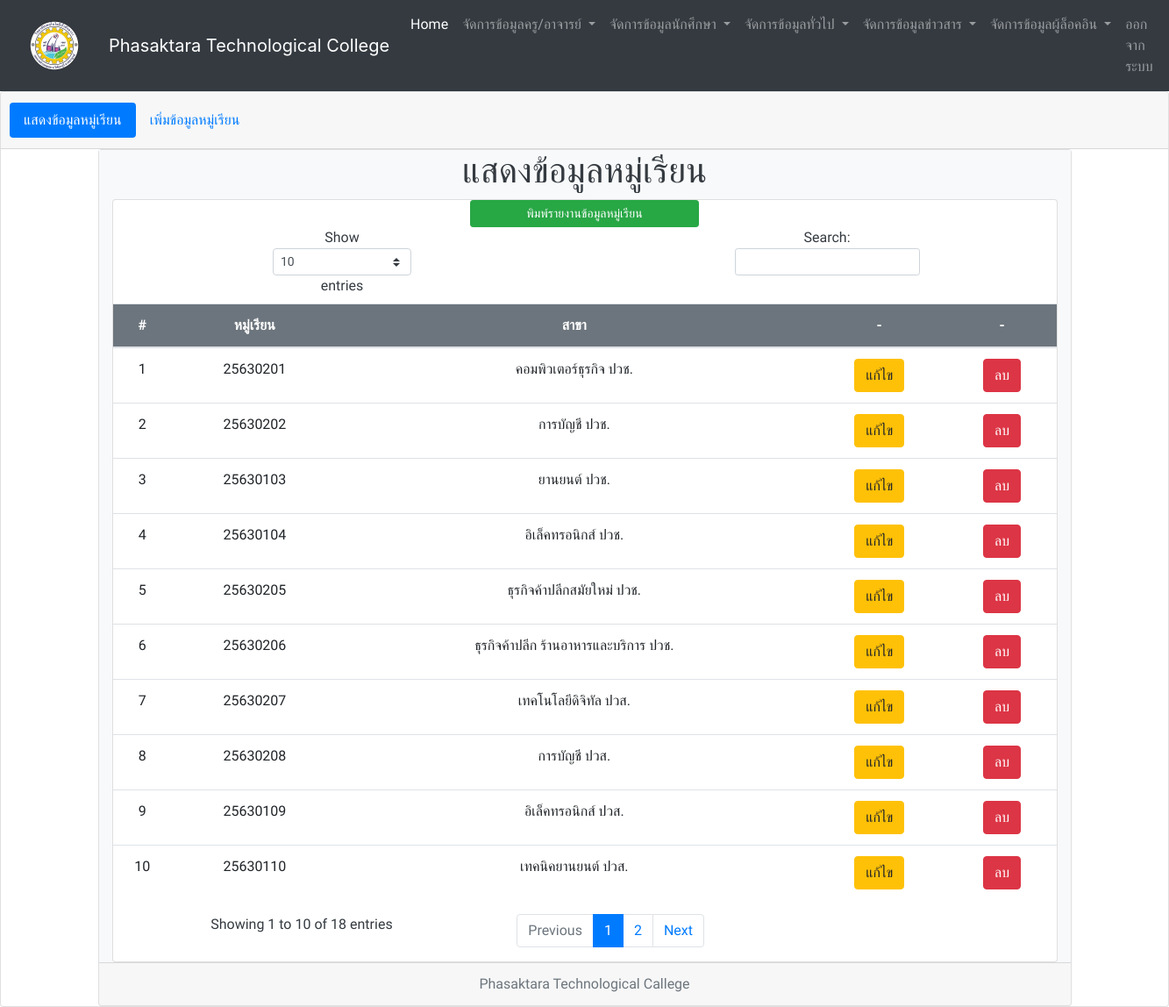
Page /showclass.php (signed in) on the committed database.
### tables this page shows
CREATE TABLE `class` (
  `class_id` int(11) NOT NULL,
  `class_name` varchar(50) NOT NULL,
  `b_id` tinyint(4) NOT NULL
);

CREATE TABLE `branch` (
  `b_id` tinyint(4) NOT NULL,
  `b_name` varchar(50) NOT NULL,
  `d_id` tinyint(4) NOT NULL
);

### showclass.php (the view, shortened to what this page needs)
<?php
if(isset($_SESSION["valid_uname"]) && isset($_SESSION["valid_pwd"]) && isset($_SESSION["userlevel"]) == '2'){
	include "connect.php";
	include "include/head_menu_admin.php";
	$sql = "SELECT *
			FROM class AS class
				INNER JOIN branch AS branch ON (class.b_id = branch.b_id)
					ORDER BY class_id DESC";
	$result = mysqli_query($conn,$sql)
	 or die("3.ไม่สามารถประมวลผลคำสั่งได้").mysqli_error();
?>
<div class="card text-center">
  <div class="card-header">
    <ul class="nav nav-pills card-header-pills">
      <li class="nav-item">
       <a class="nav-link active" href="showclass.php">แสดงข้อมูลหมู่เรียน</a>
      </li>
      <li class="nav-item">
        <a class="nav-link" href="frm_addclass.php">เพิ่มข้อมูลหมู่เรียน</a>
      </li>
    </ul>
  </div>
  <div class="container" align="center">
  <div class="card text-center">
<div class="container-fluid h-100 bg-light text-dark">
  <div class="row justify-content-center align-items-center">
    <h1>แสดงข้อมูลหมู่เรียน</h1>
  </div>
<div class="card text"  style="max-width: 1100px;" >
  <div class="row no-gutters">
    <div class="col-md-12">
<table class="table table-hover"  id="mytable">
<div class="col"><?php echo "<a href=\"print_class.php?\">"; ?><button class="col-3 btn btn-success btn-sm float-center" >พิมพ์รายงานข้อมูลหมู่เรียน</button><?php echo "</a>"; ?></div>
  <thead>
    <tr class="bg-secondary text-white" >
      <th scope="col">#</th>
      <th scope="col">หมู่เรียน</th>
      <th scope="col">สาขา</th>
      <th scope="col">-</th>
      <th scope="col">-</th>
    </tr>
  </thead>
  <tbody>
  <?php
	while($rs=mysqli_fetch_array($result)){
?>
    <tr>
      <td><?php echo"$rs[class_id]";?></td>
      <td><?php echo"$rs[class_name]";?></td>
      <td><?php echo"$rs[b_name]";?></td>
      <td><?php echo "<a href=\"edit_class.php?class_id=$rs[class_id]\">"; ?><button type="button" class="btn btn-warning">แก้ไข</button><?php echo "</a>"; ?></td>
      <td><?php echo "<a href=\"del_class.php?class_id=$rs[class_id]\">"; ?><button type="button" class="btn btn-danger">ลบ</button><?php echo "</a>"; ?></td>
    </tr>
<?php
	}
?>
  </tbody>
</table>
</div>
 </div>
  </div>
</div>
  <div class="card-footer text-muted">
    Phasaktara Technological Callege
  </div>
  <?php
} else {
    echo "<script> alert('Please Login');window.location = 'index.php';</script>";
    exit();
}
?>

### include/head_menu_admin.php (style rules this page uses)
body, h1, h2, div, h3, h4, p { font-family: 'Sarabun'; }

### rows in the picture
class: class_id "10", class_name "25630110", b.b_name "เทคนิคยานยนต์ ปวส."
class: class_id "9", class_name "25630109", b.b_name "อิเล็คทรอนิกส์ ปวส."
class: class_id "8", class_name "25630208", b.b_name "การบัญชี ปวส."
class: class_id "7", class_name "25630207", b.b_name "เทคโนโลยีดิจิทัล ปวส."
class: class_id "6", class_name "25630206", b.b_name "ธุรกิจค้าปลีก ร้านอาหารและบริการ ปวช."
class: class_id "5", class_name "25630205", b.b_name "ธุรกิจค้าปลีกสมัยใหม่ ปวช."
class: class_id "4", class_name "25630104", b.b_name "อิเล็คทรอนิกส์ ปวช."
class: class_id "3", class_name "25630103", b.b_name "ยานยนต์ ปวช."
class: class_id "2", class_name "25630202", b.b_name "การบัญชี ปวช."
class: class_id "1", class_name "25630201", b.b_name "คอมพิวเตอร์ธุรกิจ ปวช."
